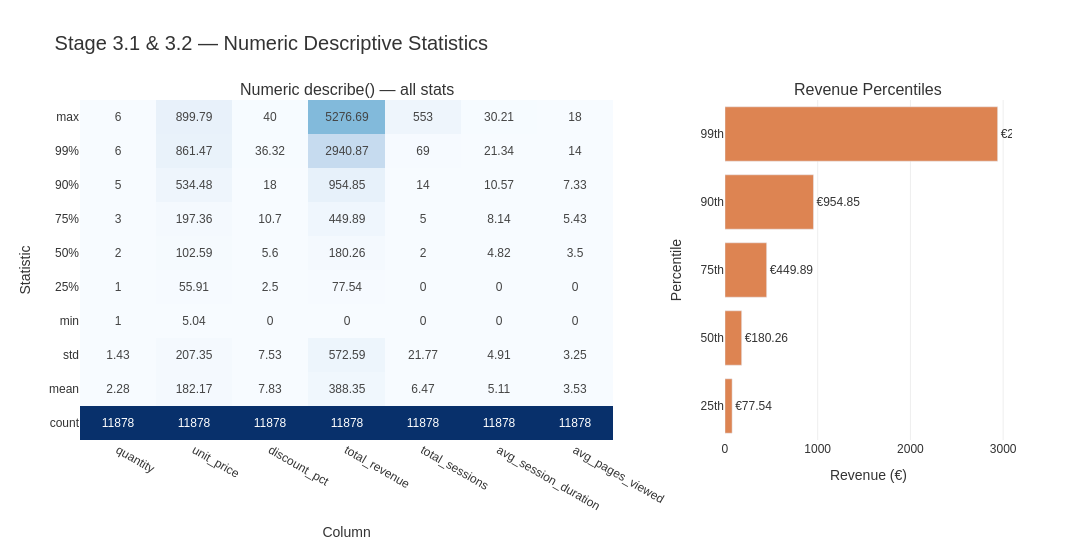

Here is the notebook cell this chart was saved with:
### Code cell
import plotly.graph_objects as go
from plotly.subplots import make_subplots

colors = [
    "#4C72B0", "#DD8452", "#55A868", "#C44E52", "#8172B3",
    "#937860", "#DA8BC3", "#8C8C8C", "#CCB974", "#64B5CD"
]


# ── Figure 1: Numeric Stats

# Calculate describe and normalise it for the heatmap colours
desc = df[numeric_cols].describe(percentiles=[.25, .50, .75, .90, .99]).round(2)
norm = (desc - desc.min()) / (desc.max() - desc.min() + 1e-9)

# Calculate revenue percentiles for the bar chart
percentile_labels  = ["25th", "50th", "75th", "90th", "99th"]
percentile_values  = df["total_revenue"].quantile([.25, .50, .75, .90, .99]).round(2).values

# Build the figure with two panels side by side
fig1 = make_subplots(
    rows=1, cols=2,
    specs=[[{"type": "heatmap"}, {"type": "bar"}]],
    subplot_titles=["Numeric describe() — all stats", "Revenue Percentiles"],
    column_widths=[0.65, 0.35],
    horizontal_spacing=0.12,
)

# Left panel — heatmap of all describe() stats
fig1.add_trace(go.Heatmap(
    z             = norm.values,
    x             = desc.columns.tolist(),
    y             = desc.index.tolist(),
    colorscale    = "Blues",
    showscale     = False,
    text          = desc.values,
    texttemplate  = "%{text}",
    hovertemplate = "Stat: %{y}<br>Col: %{x}<br>Value: %{text}<extra></extra>",
), row=1, col=1)

# Right panel — horizontal bar showing revenue at each percentile
fig1.add_trace(go.Bar(
    x             = percentile_values,
    y             = percentile_labels,
    orientation   = "h",
    marker_color  = colors[1],
    text          = [f"€{v:,.2f}" for v in percentile_values],
    textposition  = "outside",
    hovertemplate = "%{y}: €%{x:,.2f}<extra></extra>",
), row=1, col=2)

# Axis labels
fig1.update_xaxes(title_text="Column",      row=1, col=1, showgrid=False)
fig1.update_yaxes(title_text="Statistic",   row=1, col=1)
fig1.update_xaxes(title_text="Revenue (€)", row=1, col=2, showgrid=True, gridcolor="#eeeeee")
fig1.update_yaxes(title_text="Percentile",  row=1, col=2)

fig1.update_layout(
    title_text      = "Stage 3.1 & 3.2 — Numeric Descriptive Statistics",
    title_font_size = 20,
    plot_bgcolor    = "white",
    paper_bgcolor   = "white",
    font            = dict(family="Arial", size=12, color="#333333"),
    showlegend      = False,
    height          = 550,
    width           = 1400,
)

# fig1.write_html("stage3_numeric.html")
fig1.show()

### Figure 1 — Plotly figure (JSON) as saved in the notebook; plotly's stock layout.template omitted (floating-point values rounded to 4 significant figures)
{"data": [{"colorscale": [[0, "rgb(247,251,255)"], [0.125, "rgb(222,235,247)"], [0.25, "rgb(198,219,239)"], [0.375, "rgb(158,202,225)"], [0.5, "rgb(107,174,214)"], [0.625, "rgb(66,146,198)"], [0.75, "rgb(33,113,181)"], [0.875, "rgb(8,81,156)"], [1, "rgb(8,48,107)"]], "hovertemplate": "Stat: %{y}<br>Col: %{x}<br>Value: %{text}<extra></extra>", "showscale": false, "text": [[11880.0, 11880.0, 11880.0, 11880.0, 11880.0, 11880.0, 11880.0], [2.28, 182.2, 7.83, 388.4, 6.47, 5.11, 3.53], [1.43, 207.3, 7.53, 572.6, 21.77, 4.91, 3.25], [1.0, 5.04, 0.0, 0.0, 0.0, 0.0, 0.0], [1.0, 55.91, 2.5, 77.54, 0.0, 0.0, 0.0], [2.0, 102.6, 5.6, 180.3, 2.0, 4.82, 3.5], [3.0, 197.4, 10.7, 449.9, 5.0, 8.14, 5.43], [5.0, 534.5, 18.0, 954.9, 14.0, 10.57, 7.33], [6.0, 861.5, 36.32, 2941.0, 69.0, 21.34, 14.0], [6.0, 899.8, 40.0, 5277.0, 553.0, 30.21, 18.0]], "texttemplate": "%{text}", "type": "heatmap", "x": ["quantity", "unit_price", "discount_pct", "total_revenue", "total_sessions", "avg_session_duration", "avg_pages_viewed"], "xaxis": "x", "y": ["count", "mean", "std", "min", "25%", "50%", "75%", "90%", "99%", "max"], "yaxis": "y", "z": [[1.0, 1.0, 1.0, 1.0, 1.0, 1.0, 1.0], [0.0001078, 0.01492, 0.0006592, 0.03269, 0.0005447, 0.0004302, 0.0002972], [3.62e-05, 0.01704, 0.0006339, 0.04821, 0.001833, 0.0004134, 0.0002736], [0.0, 0.0, 0.0, 0.0, 0.0, 0.0, 0.0], [0.0, 0.004285, 0.0002105, 0.006528, 0.0, 0.0, 0.0], [8.42e-05, 0.008216, 0.0004715, 0.01518, 0.0001684, 0.0004058, 0.0002947], [0.0001684, 0.0162, 0.0009008, 0.03788, 0.0004209, 0.0006853, 0.0004571], [0.0003368, 0.04459, 0.001515, 0.08039, 0.001179, 0.0008899, 0.0006171], [0.000421, 0.07213, 0.003058, 0.2476, 0.005809, 0.001797, 0.001179], [0.000421, 0.07536, 0.003368, 0.4442, 0.04656, 0.002543, 0.001515]]}, {"hovertemplate": "%{y}: €%{x:,.2f}<extra></extra>", "marker": {"color": "#DD8452"}, "orientation": "h", "text": ["€77.54", "€180.26", "€449.89", "€954.85", "€2,940.87"], "textposition": "outside", "type": "bar", "x": [77.54, 180.3, 449.9, 954.9, 2941.0], "xaxis": "x2", "y": ["25th", "50th", "75th", "90th", "99th"], "yaxis": "y2"}], "layout": {"annotations": [{"font": {"size": 16}, "showarrow": false, "text": "Numeric describe() — all stats", "x": 0.286, "xanchor": "center", "xref": "paper", "y": 1, "yanchor": "bottom", "yref": "paper"}, {"font": {"size": 16}, "showarrow": false, "text": "Revenue Percentiles", "x": 0.846, "xanchor": "center", "xref": "paper", "y": 1, "yanchor": "bottom", "yref": "paper"}], "font": {"color": "#333333", "family": "Arial", "size": 12}, "height": 550, "paper_bgcolor": "white", "plot_bgcolor": "white", "showlegend": false, "title": {"font": {"size": 20}, "text": "Stage 3.1 & 3.2 — Numeric Descriptive Statistics"}, "width": 1400, "xaxis": {"anchor": "y", "domain": [0, 0.572], "showgrid": false, "title": {"text": "Column"}}, "xaxis2": {"anchor": "y2", "domain": [0.692, 1], "gridcolor": "#eeeeee", "showgrid": true, "title": {"text": "Revenue (€)"}}, "yaxis": {"anchor": "x", "domain": [0, 1], "title": {"text": "Statistic"}}, "yaxis2": {"anchor": "x2", "domain": [0, 1], "title": {"text": "Percentile"}}}}
